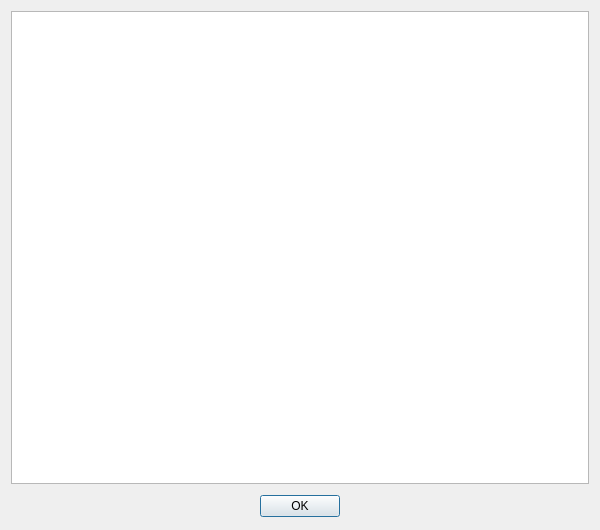
<?xml version="1.0" encoding="UTF-8"?>
<ui version="4.0">
 <class>AboutDialog</class>
 <widget class="QDialog" name="AboutDialog">
  <property name="geometry">
   <rect>
    <x>0</x>
    <y>0</y>
    <width>600</width>
    <height>530</height>
   </rect>
  </property>
  <property name="minimumSize">
   <size>
    <width>600</width>
    <height>530</height>
   </size>
  </property>
  <property name="windowTitle">
   <string>About Apprentice Video</string>
  </property>
  <property name="windowIcon">
   <iconset resource="apprenticevideo.qrc">
    <normaloff>:/images/aeyae-remux-logo.png</normaloff>:/images/aeyae-remux-logo.png</iconset>
  </property>
  <layout class="QGridLayout" name="gridLayout">
   <property name="leftMargin">
    <number>11</number>
   </property>
   <property name="topMargin">
    <number>11</number>
   </property>
   <property name="rightMargin">
    <number>11</number>
   </property>
   <property name="bottomMargin">
    <number>13</number>
   </property>
   <property name="verticalSpacing">
    <number>11</number>
   </property>
   <item row="0" column="0" colspan="3">
    <widget class="QTextBrowser" name="textBrowser">
     <property name="openExternalLinks">
      <bool>true</bool>
     </property>
    </widget>
   </item>
   <item row="1" column="0">
    <spacer name="spacer_4">
     <property name="orientation">
      <enum>Qt::Horizontal</enum>
     </property>
     <property name="sizeHint" stdset="0">
      <size>
       <width>238</width>
       <height>0</height>
      </size>
     </property>
    </spacer>
   </item>
   <item row="1" column="1">
    <widget class="QPushButton" name="okButton">
     <property name="text">
      <string>OK</string>
     </property>
    </widget>
   </item>
   <item row="1" column="2">
    <spacer name="spacer_3">
     <property name="orientation">
      <enum>Qt::Horizontal</enum>
     </property>
     <property name="sizeHint" stdset="0">
      <size>
       <width>0</width>
       <height>0</height>
      </size>
     </property>
    </spacer>
   </item>
  </layout>
 </widget>
 <resources>
  <include location="apprenticevideo.qrc"/>
 </resources>
 <connections>
  <connection>
   <sender>okButton</sender>
   <signal>clicked()</signal>
   <receiver>AboutDialog</receiver>
   <slot>accept()</slot>
   <hints>
    <hint type="sourcelabel">
     <x>159</x>
     <y>232</y>
    </hint>
    <hint type="destinationlabel">
     <x>158</x>
     <y>127</y>
    </hint>
   </hints>
  </connection>
 </connections>
</ui>
